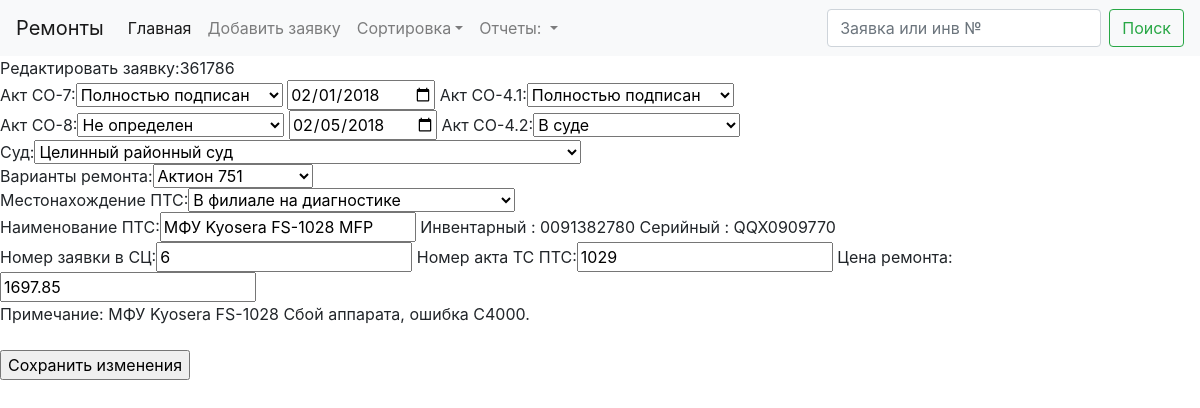
/edit/70, run on the app's committed database.
### akts/models.py (models this page shows, shortened)
class Tickets(db.Model):
    id = db.Column(db.Integer, primary_key=True)
    localticket = db.Column(db.Integer)
    hotlineticket = db.Column(db.Integer)
    aktco7mode = db.Column(db.Integer)
    aktco7changedate = db.Column(db.Date)
    aktco7date = db.Column(db.Date)
    aktco8mode = db.Column(db.Integer)
    aktco8changedate = db.Column(db.Date)
    aktco8date = db.Column(db.Date)
    aktco41mode = db.Column(db.Integer)
    aktco42mode = db.Column(db.Integer)
    lowcourtcode = db.Column(db.String(8))
    serviceprovider = db.Column(db.Integer)
    serviceproviderdate = db.Column(db.Date)
    location = db.Column(db.Integer)
    locationdate = db.Column(db.Date)
    name = db.Column(db.String(50))
    inventnumder = db.Column(db.String(12))
    serialnumber = db.Column(db.String(12))
    serviceticket = db.Column(db.Integer)
    serviceakt = db.Column(db.Integer)
    serviceprice =  db.Column(db.Float)
    remark = db.Column(db.String(50))
    warranty = db.Column(db.Boolean)
    dead = db.Column(db.Boolean)

### akts/views.py (the view, shortened to what this page needs)
@app.route('/edit/<local>', methods=['GET', 'POST'])
def edit(local):
    listlocation = [{'val': location.id, 'name' : location.name} for location in models.Location.query.all()]
    listmode = [{'val': actmode.id, 'name' : actmode.name} for actmode in models.ActMode.query.all()]
    listprovider = [{'val': provider.id, 'name' : provider.name} for provider in models.ServiceProvider.query.all()]
    listlow = [{'val': low.code, 'name' : low.name} for low in models.LowCourt.query.all()]
    ticket = models.Tickets.query.filter_by(localticket = local).first()
    return render_template("edit.html",ticket = ticket,listmode = listmode,listlow = listlow,listprovider = listprovider,listlocation = listlocation)

### akts/templates/edit.html
{% extends "base.html" %}
{% block content %}
    <form method="post">
        Редактировать заявку:{{ticket.hotlineticket }}<br>
        Акт СО-7:<select name="aktco7mode">
            {% for mode in listmode %}
                {% if mode.val == ticket.aktco7mode  %}
                    <option value="{{ mode.val }}" selected>{{ mode.name }}</option>
                {% else %}
                    <option value="{{ mode.val }}">{{ mode.name }}</option>
                {% endif %}
            {% endfor %}
        </select>
        <input type="date" name="aktco7date" value="{{ticket.aktco7date }}">
        Акт СО-4.1:<select name="aktco41mode">
            {% for mode in listmode %}
                {% if mode.val == ticket.aktco41mode  %}
                    <option value="{{ mode.val }}" selected>{{ mode.name }}</option>
                {% else %}
                    <option value="{{ mode.val }}">{{ mode.name }}</option>
                {% endif %}
            {% endfor %}
        </select>
        <br>
        Акт СО-8:<select name="aktco8mode">
            {% for mode in listmode %}
                 {% if mode.val == ticket.aktco8mode  %}
                    <option value="{{ mode.val }}" selected>{{ mode.name }}</option>
                {% else %}
                    <option value="{{ mode.val }}">{{ mode.name }}</option>
                {% endif %}
            {% endfor %}
        </select>
        <input type="date" name="aktco8date" value="{{ticket.aktco8date }}">
        Акт СО-4.2:<select name="aktco42mode">
            {% for mode in listmode %}
                {% if mode.val == ticket.aktco42mode  %}
                    <option value="{{ mode.val }}" selected>{{ mode.name }}</option>
                {% else %}
                    <option value="{{ mode.val }}">{{ mode.name }}</option>
                {% endif %}
            {% endfor %}
        </select>
         <br>
         Суд:<select name="lowcourtcode">
            {% for low in listlow %}
                {% if low.val == ticket.lowcourtcode %}
                    <option value="{{ low.val }}" selected>{{ low.name }}</option>
                {% else %}
                    <option value="{{ low.val }}">{{ low.name }}</option>
                {% endif %}
            {% endfor %}
        </select>
        <br>
         Варианты ремонта:<select name="serviceprovider">
            {% for prov in listprovider %}
                {% if prov.val == ticket.serviceprovider  %}
                    <option value="{{ prov.val }}" selected>{{ prov.name }}</option>
                {% else %}
                    <option value="{{ prov.val }}">{{ prov.name }}</option>
                {% endif %}
            {% endfor %}
        </select>
        <br>
         Местонахождение ПТС:<select name="location">
            {% for loc in listlocation %}
                {% if loc.val == ticket.location %}
                    <option value="{{ loc.val }}" selected>{{ loc.name }}</option>
                {% else %}
                    <option value="{{ loc.val }}">{{ loc.name }}</option>
                {% endif %}
            {% endfor %}
        </select>
        <br>
        Наименование ПТС:<input type="text" name="name" value="{{ticket.name }}">
        Инвентарный : {{ticket.inventnumder }}
        Серийный : {{ticket.serialnumber }}
        <br>
        Номер заявки в СЦ:<input type="number" name="serviceticket" value="{{ticket.serviceticket }}">
        Номер акта ТС ПТС:<input type="number" name="serviceakt" value="{{ticket.serviceakt }}">
        Цена ремонта:<input type="text" name="serviceprice" value="{{ticket.serviceprice }}">
        <br>
        Примечание: {{ticket.remark }}<br><br>
         <p><input type="submit" name="addticket" value="Сохранить изменения">
    </form>
{% endblock %}

### akts/templates/base.html (shortened to what this page needs)
<!DOCTYPE html>
<html lang="en">
<head>
    <link rel="stylesheet" href="https://maxcdn.bootstrapcdn.com/bootstrap/4.0.0/css/bootstrap.min.css">
</head>
<body>
    <nav class="navbar sticky-top navbar-expand-lg navbar-light bg-light">
        <a class="navbar-brand" href="#">Ремонты</a>
        <div class="collapse navbar-collapse" id="navbarNavDropdown">
            <ul class="navbar-nav">
            <li class="nav-item active">
                <a class="nav-link" href="{{ url_for('lst') }}">Главная <span class="sr-only">(current)</span></a>
            </li>
            <li class="nav-item">
                <a class="nav-link" href="{{ url_for('add') }}">Добавить заявку</a>
            </li>
            <li class="nav-item dropdown">
                <a class="nav-link dropdown-toggle" href="#" id="navbarDropdownMenuLinkSort" data-toggle="dropdown" aria-haspopup="true" aria-expanded="false">Сортировка</a>
            </li>
            <li class="nav-item dropdown">
                <a class="nav-link dropdown-toggle" href="#" id="navbarDropdownMenuLinkReport" data-toggle="dropdown" aria-haspopup="true" aria-expanded="false">
                Отчеты:
                </a>
            </li>
            </ul>
        </div>
      <form method="post" class="form-inline">
        <input name="seek" class="form-control mr-sm-2" type="search" placeholder="Заявка или инв №" aria-label="Search">
        <button class="btn btn-outline-success my-2 my-sm-0" type="submit">Поиск</button>
      </form>
    </nav>
    {% block content %} {% endblock %}
</body>
</html>

### data on the page
Tickets: hotlineticket "361786", aktco7date "02/01/2018", aktco8date "02/05/2018", name "МФУ Kyosera FS-1028 MFP", inventnumder "0091382780", serialnumber "QQX0909770", serviceticket "6", serviceakt "1029", serviceprice "1697.85", remark "МФУ Kyosera FS-1028 Сбой аппарата, ошибка C4000."

### other printed values
form field aktco7mode "Полностью подписан"
form field aktco41mode "Полностью подписан"
form field aktco8mode "Не определен"
form field aktco42mode "В суде"
form field lowcourtcode "Целинный районный суд"
form field serviceprovider "Актион 751"
form field location "В филиале на диагностике"
